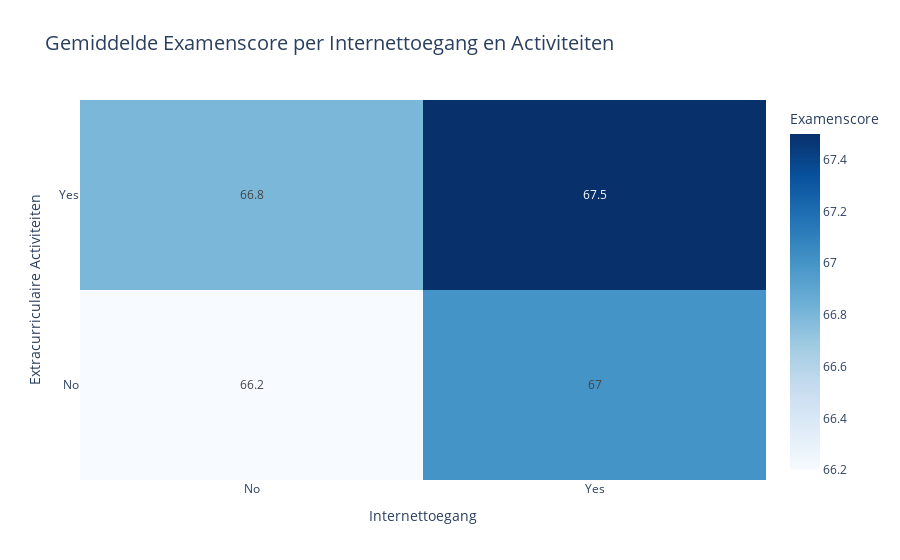

This figure's notebook cell:
### Markdown cell above
### Argument 1 voor perspectief 1: Digitale toegang en ontspanning als sleutel tot betere prestaties

De combinatie van digitale toegang en actieve ontspanning buiten school lijkt positief samen te hangen met betere prestaties.

### Code cell
%run InfoVisualisation1.ipynb

### Figure 1 — Plotly figure (JSON) as saved in the notebook; plotly's stock layout.template omitted (floating-point values rounded to 4 significant figures)
{"data": [{"coloraxis": "coloraxis", "histfunc": "sum", "hovertemplate": "Internet_Access=%{x}<br>Extracurricular_Activities=%{y}<br>sum of Gemiddelde Examenscore=%{z}<extra></extra>", "name": "", "texttemplate": "%{z}", "type": "histogram2d", "x": ["No", "No", "Yes", "Yes"], "xaxis": "x", "xbingroup": "x", "y": ["No", "Yes", "No", "Yes"], "yaxis": "y", "ybingroup": "y", "z": [66.2, 66.8, 67.0, 67.5]}], "layout": {"autosize": true, "coloraxis": {"colorbar": {"title": {"text": "Examenscore"}}, "colorscale": [[0, "rgb(247,251,255)"], [0.125, "rgb(222,235,247)"], [0.25, "rgb(198,219,239)"], [0.375, "rgb(158,202,225)"], [0.5, "rgb(107,174,214)"], [0.625, "rgb(66,146,198)"], [0.75, "rgb(33,113,181)"], [0.875, "rgb(8,81,156)"], [1, "rgb(8,48,107)"]]}, "legend": {"tracegroupgap": 0}, "plot_bgcolor": "white", "title": {"font": {"size": 20}, "text": "Gemiddelde Examenscore per Internettoegang en Activiteiten"}, "xaxis": {"anchor": "y", "autorange": true, "domain": [0, 1], "range": [-0.5, 1.5], "title": {"text": "Internettoegang"}, "type": "category"}, "yaxis": {"anchor": "x", "autorange": true, "domain": [0, 1], "range": [-0.5, 1.5], "title": {"text": "Extracurriculaire Activiteiten"}, "type": "category"}}}
